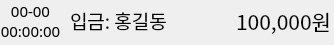
<?xml version="1.0" encoding="UTF-8"?>
<ui version="4.0">
 <class>Form</class>
 <widget class="QWidget" name="Form">
  <property name="geometry">
   <rect>
    <x>0</x>
    <y>0</y>
    <width>334</width>
    <height>45</height>
   </rect>
  </property>
  <property name="minimumSize">
   <size>
    <width>0</width>
    <height>45</height>
   </size>
  </property>
  <property name="font">
   <font>
    <family>Malgun Gothic</family>
    <pointsize>11</pointsize>
   </font>
  </property>
  <property name="windowTitle">
   <string>Form</string>
  </property>
  <widget class="QLabel" name="label_time">
   <property name="geometry">
    <rect>
     <x>0</x>
     <y>0</y>
     <width>61</width>
     <height>41</height>
    </rect>
   </property>
   <property name="text">
    <string>00-00
00:00:00</string>
   </property>
   <property name="alignment">
    <set>Qt::AlignCenter</set>
   </property>
  </widget>
  <widget class="QLabel" name="label_message">
   <property name="geometry">
    <rect>
     <x>70</x>
     <y>0</y>
     <width>141</width>
     <height>41</height>
    </rect>
   </property>
   <property name="font">
    <font>
     <family>Malgun Gothic</family>
     <pointsize>14</pointsize>
    </font>
   </property>
   <property name="text">
    <string>입금: 홍길동</string>
   </property>
  </widget>
  <widget class="QLabel" name="label_amount">
   <property name="geometry">
    <rect>
     <x>210</x>
     <y>0</y>
     <width>121</width>
     <height>41</height>
    </rect>
   </property>
   <property name="font">
    <font>
     <family>Malgun Gothic</family>
     <pointsize>16</pointsize>
    </font>
   </property>
   <property name="text">
    <string>100,000원</string>
   </property>
   <property name="alignment">
    <set>Qt::AlignRight|Qt::AlignTrailing|Qt::AlignVCenter</set>
   </property>
  </widget>
 </widget>
 <resources/>
 <connections/>
</ui>
